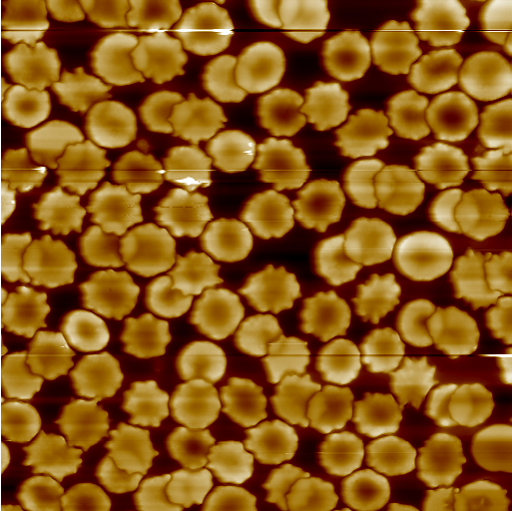
#> input picture python/project(CS)/erythrocyte/unhealth11.bmp, 512 x 511 px; its folder holds 6 pictures in this run
$ python bfs_all.py   (older library calls are emulated)
#> lines starting #> are read from the running program, lines starting #| are printed output that depends on the picture; after the words box and inside, x2 and y2 are one past the last pixel; in counts of white or black regions, pixels touching at a corner belong together; long printed decimals are rounded
### python/project(CS)/find.py
import cv2
import numpy as np
import matplotlib.pyplot as plt
from scipy.optimize import curve_fit as fit


#use to correct the center of the RBC
def find(onebit,original_center):

    #declare new center=================
    new_center=[]
    for i in range(2):
        new_center.append(original_center[i])
    #===================================
    dire=[1,-1]

    #correct horizontal position
    r_biggest=0
    r_temp=0
    i=0 #perpendicular index
    j=0 #horizonrtal index

    for k in range(2):
        while onebit[original_center[1]+i*dire[k],original_center[0]]==0:
            i+=1
        r_temp+=i
        i=0

    r_biggest=r_temp

    for w in range(2):
        while r_temp>0:
            r_temp=0
            j+=dire[w]

            for k in range(2):
                while onebit[original_center[1]+i*dire[k],original_center[0]+j]==0:
                    i+=1
                r_temp+=i
                i=0

            if r_temp>r_biggest:
                new_center[0]=original_center[0]+j
                r_biggest=r_temp

        r_temp=r_biggest

    #correct perpendicular position
    r_biggest=0
    r_temp=0
    i=0 #horizonrtal index
    j=0 #perpendicular index

    #correct horizontal position
    for k in range(2):
        while onebit[original_center[1],original_center[0]+i*dire[k]]==0:
            i+=1
        r_temp+=i
        i=0

    r_biggest=r_temp

    for w in range(2):
        while r_temp>0:
            r_temp=0
            j+=dire[w]

            for k in range(2):
                while onebit[original_center[1]+j,original_center[0]+i*dire[k]]==0:
                    i+=1
                r_temp+=i
                i=0

            if r_temp>r_biggest:
                new_center[1]=original_center[1]+j
                r_biggest=r_temp

        r_temp=r_biggest

    return new_center

def take_line(gray,center):
    ly=len(gray) #length of colum
    lx=len(gray[0]) #length of row

    line=[]
    centers=[int(center[0]),int(center[1])]

    #row line====================================
    row=[]
    for i in range(lx):
        row.append(int(gray[center[1]][i]))

    #colum line====================================
    colum=[]
    for i in range(ly):
        colum.append(int(gray[i][center[0]]))

    #slash line of positive slope====================================
    slope_p=[]
    temp_center=[]
    if center[0]<center[1]:
        c=center[0]
    else:
        c=center[1]

    centers.append(c)
    for i in range(2):
        temp_center.append(center[i]-c)

    while temp_center[0]<lx-1 and temp_center[1]<ly-1:
        slope_p.append(gray[temp_center[1]][temp_center[0]])
        for i in range(2):
            temp_center[i]+=1

    #slash line of negative slope====================================
    slope_n=[]

    for i in range(2):
        temp_center[i]=center[i]

    count=0
    while temp_center[0]>0 and temp_center[1]<ly-1:
        temp_center[0]-=1
        temp_center[1]+=1
        count+=1
    centers.append(count)

    while temp_center[0]<lx-1 and temp_center[1]>0:
        slope_n.append(gray[temp_center[1]][temp_center[0]])

        temp_center[0]+=1
        temp_center[1]-=1

    line.append(row)
    line.append(colum)
    line.append(slope_p)
    line.append(slope_n)

    return line,centers

def trace(line_data,center,check=False):

    xx=np.array([i/100000 for i in range(len(line_data))])

    def fun(x,a,b,c,d,e,f,g,h,i):

        return i*x**8+h*x**7+g*x**6+f*x**5+a*x**4+b*x**3+c*x**2+d*x**1+e

    #32 c r 差

    base=20
    d=1

    #fitting right hand========================================
    end=center+base+d+1
    aa=fit(fun,xx[center:end],np.array(line_data[center:end]))[0]

    while fun(xx[end-1],aa[0],aa[1],aa[2],aa[3],aa[4],aa[5],aa[6],aa[7],aa[8])>fun(xx[end-2],aa[0],aa[1],aa[2],aa[3],aa[4],aa[5],aa[6],aa[7],aa[8]):
        end+=d
        aa=fit(fun,xx[center:end],np.array(line_data[center:end]))[0]
        #plt.plot(xx[center:center+int(len(line_data)*(base+n*rate))],fun(xx[center:center+int(len(line_data)*(base+n*rate))],aa[0],aa[1],aa[2],aa[3],aa[4],aa[5],aa[6],aa[7],aa[8]))

    r=end-1
    tem=r
    big=line_data[r]
    for i in range(center,r):
        if line_data[i]>big:
            big=line_data[i]
            tem=i

    r=tem
    #fitting left hand===========================================
    start=center-(base+d)
    aa=fit(fun,xx[start:center+1],np.array(line_data[start:center+1]))[0]

    while fun(xx[start],aa[0],aa[1],aa[2],aa[3],aa[4],aa[5],aa[6],aa[7],aa[8])>fun(xx[start+1],aa[0],aa[1],aa[2],aa[3],aa[4],aa[5],aa[6],aa[7],aa[8]):
        start-=d
        aa=fit(fun,xx[start:center+1],np.array(line_data[start:center+1]))[0]
        #plt.plot(xx[center-int(len(line_data)*(base+n*rate)):center],fun(xx[center-int(len(line_data)*(base+n*rate)):center],aa[0],aa[1],aa[2],aa[3],aa[4],aa[5],aa[6],aa[7],aa[8]))
        #plt.show()

    l=start
    tem=l
    big=line_data[l]

    for i in range(l+1,center+1):
        if line_data[i]>big:
            big=line_data[i]
            tem=i
    l=tem

    if check:
        plt.plot(xx,line_data)
        plt.scatter(xx[center],line_data[center])
        plt.scatter(xx[l],line_data[l])
        plt.scatter(xx[r],line_data[r])
        plt.show()

    return l,center,r

# [16 lines left out: function Circle, not called in this run]


# [44 lines that do not run on import are left out]

### python/project(CS)/bfs_all.py
import cv2
import numpy as np
import matplotlib.pyplot as plt
from find import find, trace, take_line


def showCV(title,image):
    return
    # cv2.imshow(title,image)
    # cv2.waitKey()
    # cv2.destroyAllWindows()

def reset_graph(boolean_graph,m,n):
    for i in range(m):
        for j in range(n):
            boolean_graph[i][j]=False
    return boolean_graph

def radius(path, file, Rrange, thresh, length):
#> called with path = './erythrocyte/', file = 'unhealth11.bmp', thresh = 50, length = 80
    rgb=cv2.imread(path+file)
#> rgb is the input picture: shape (511, 512, 3); mean B, G, R 23.9, 86.7, 135.7
    todraw=cv2.imread(path+file)
    todraw2=cv2.imread(path+file)
    Ogray=cv2.imread(path+file,0)
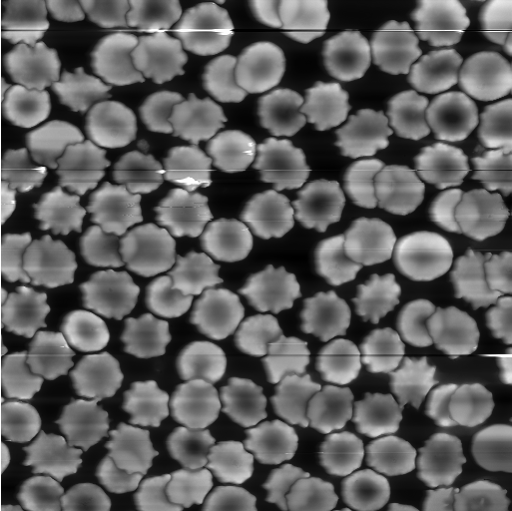
#> Ogray: shape (511, 512); min 0, max 255, mean 94.2
    gray=cv2.imread(path+file,0)
    Pixellength = length/len(gray[0])
#> Pixellength = 0.156
    #=================================================
    m=len(gray)
#> m = 511
    n=len(gray[0])
#> n = 512
    stack=[]
    mark=[]
    onebit=[]

    for i in range(m):
        mark.append([])
        onebit.append([])
        for j in range(n):
            mark[i].append(False)
            onebit[i].append(255)
    onebit=np.array(onebit,np.uint8)

    mu=[[1,0],[0,1],[-1,0],[0,-1]]
    ll=[m,n,m,n]
#> ll = [511, 512, 511, 512]
    start=[[0,0],[0,0],[m-1,n-1],[m-1,n-1]]
#> start = [[0, 0], [0, 0], [510, 511], [510, 511]]
    dfir=[[1,0],[-1,0],[0,1],[0,-1],[1,1],[-1,1],[1,-1],[-1,-1]]
    dirac=[[1,0],[0,1],[1,1],[1,-1]]

    #showCV("pp",onebit)
    #bfs=============================
    #together
    '''
    for p in range(4):
        a=start[p][0]
        b=start[p][1]
        for h in range(ll[p]-1):

            a+=mu[p][0]
            b+=mu[p][1]
            if mark[a][b]:
                pass

            elif gray[a][b]<=thresh:
                mark[a][b]=True
                stack.append([a,b])
                while len(stack)>0:
                    val=stack.pop(0)
                    i=val[0]
                    j=val[1]

                    if gray[i][j]<thresh:
                        onebit[i][j]=0
                        gray[i][j]=0
                        for k in range(4):
                            ii=i+dfir[k][1]
                            jj=j+dfir[k][0]
                            if ii<m and jj<n and ii>-1 and jj>-1:
                                if mark[ii][jj]==False:
                                    mark[ii][jj]=True
                                    stack.append([ii,jj])
                    else:
                        mark[i][j]=False
                #showCV("pp",onebit)

            else:
                mark[a][b]=True
                stack.append([a,b])
                while len(stack)>0:
                    val=stack.pop(0)
                    i=val[0]
                    j=val[1]

                    if gray[i][j]>=thresh:
                        onebit[i][j]=0
                        gray[i][j]=0
                        for k in range(4):
                            ii=i+dfir[k][1]
                            jj=j+dfir[k][0]
                            if ii<m and jj<n and ii>-1 and jj>-1:
                                if mark[ii][jj]==False:
                                    mark[ii][jj]=True
                                    stack.append([ii,jj])
                    else:
                        mark[i][j]=False
                #showCV("pp",onebit)
    '''

    for p in range(4):
        a=start[p][0]
        b=start[p][1]
        for h in range(ll[p]-1):

            a+=mu[p][0]
            b+=mu[p][1]
            if mark[a][b]:
                pass

            elif gray[a][b]<thresh:
                mark[a][b]=True
                stack.append([a,b])
                while len(stack)>0:
                    val=stack.pop(0)
                    i=val[0]
                    j=val[1]

                    if gray[i][j]<thresh:
                        onebit[i][j]=0
                        gray[i][j]=0
                        for k in range(4):
                            ii=i+dfir[k][1]
                            jj=j+dfir[k][0]
                            if ii<m and jj<n and ii>-1 and jj>-1:
                                if mark[ii][jj]==False:
                                    mark[ii][jj]=True
                                    stack.append([ii,jj])
                    else:
                        mark[i][j]=False
#> this loop made 4 passes
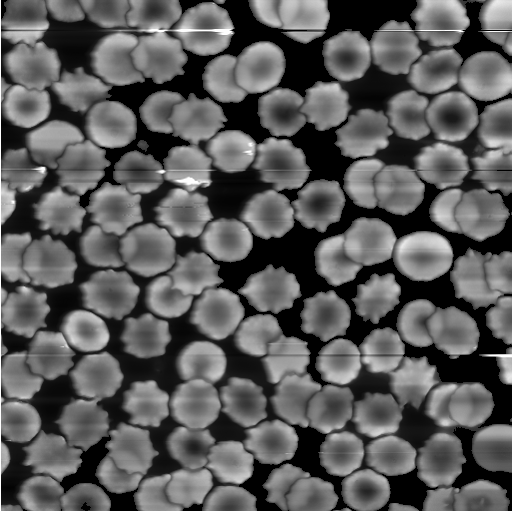
#> gray: shape (511, 512); 14.85% of pixels changed, all inside (x1, y1, x2, y2) = (1, 0, 512, 511)
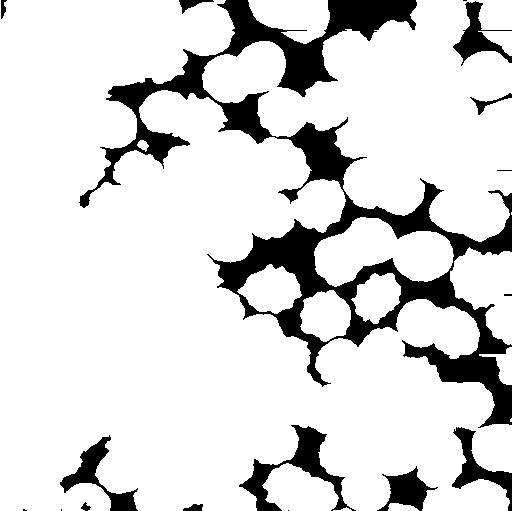
#> onebit: shape (511, 512); 85.1% white; 17 black regions (6 under 20 px), largest, box (x1, y1, x2, y2) and area: (79, 0, 512, 428) 30537, (239, 425, 356, 511) 2487, (60, 435, 138, 511) 1547
#> after the loop, mark = 511 items; stack = []
    reset_graph(mark,m,n)
#> after the loop in reset_graph, `for i in range(m):`: boolean_graph = 511 items
    showCV("pp",onebit)
    #showCV("pp",gray)

    for p in range(4):
        a=start[p][0]
        b=start[p][1]
        for h in range(ll[p]-1):

            a+=mu[p][0]
            b+=mu[p][1]
            if mark[a][b]:
                pass
            elif onebit[a][b]==255:
                mark[a][b]=True
                stack.append([a,b])
                while len(stack)>0:
                    val=stack.pop(0)
                    i=val[0]
                    j=val[1]

                    if onebit[i][j]==255:
                        onebit[i][j]=0
                        gray[i][j]=0
                        for k in range(4):
                            ii=i+dfir[k][1]
                            jj=j+dfir[k][0]
                            if ii<m and jj<n and ii>-1 and jj>-1:
                                if mark[ii][jj]==False:
                                    mark[ii][jj]=True
                                    stack.append([ii,jj])
                    else:
                        mark[i][j]=False
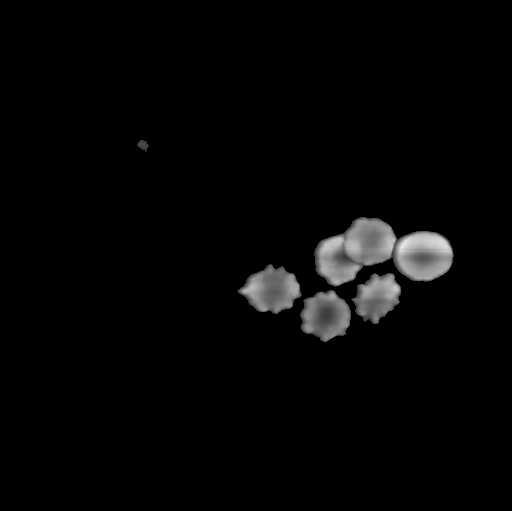
#> gray: shape (511, 512); min 0, max 231, mean 5.8
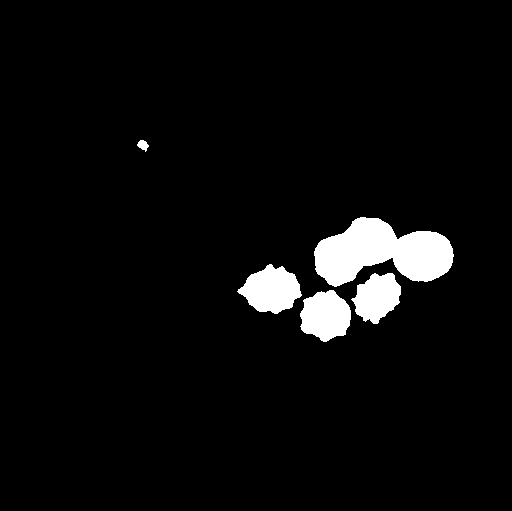
#> onebit: shape (511, 512); 4.6% white; 5 white regions, box (x1, y1, x2, y2) and area: (314, 217, 454, 287) 6117, (237, 264, 302, 314) 2080, (300, 290, 351, 342) 1955, (351, 273, 401, 324) 1697, (137, 140, 149, 152) 86

    showCV("p",onebit)

    for i in range(m):
        for j in range(n):
            if gray[i][j]<thresh:
                break
        if i!=n-1:
            break

    stack.append([i,j])
    mark[i][j]=True

    while len(stack)>0:
        val=stack.pop(0)
        i=val[0]
        j=val[1]
        if gray[i][j]<thresh:
            onebit[i][j]=0
            for k in range(4):
                ii=i+dfir[k][1]
                jj=j+dfir[k][0]
                if ii<m and jj<n and ii>-1 and jj>-1:
                    if mark[ii][jj]==False:
                        mark[ii][jj]=True
                        stack.append([ii,jj])
#> this loop made 71 passes
#> (i, j) on passes 1 to 12: (0, 0), (0, 1), (0, 2), (1, 1), (0, 3), (1, 2), (2, 1), (0, 4), (1, 3), (2, 2), (3, 1), (0, 5)

    mark = reset_graph(mark,m,n)

    #onebit=cv2.inRange(gray, 10, 255)
    #onebit=np.load("dfs_onebit.npy")

    #出edges圖==================================

    showCV('yyo',onebit)
    for p in range(4):
        a=start[p][0]
        b=start[p][1]
        for h in range(ll[p]-1):
            a+=mu[p][0]
            b+=mu[p][1]
            if onebit[a][b]==255:
                mark[a][b]=True
                stack.append([a,b])

            while len(stack)>0:
                val=stack.pop(0)
                i=val[0]
                j=val[1]

                if onebit[i][j]==255:
                    onebit[i][j]=0
                    gray[i][j]=0
                    for k in range(4):
                        ii=i+dfir[k][1]
                        jj=j+dfir[k][0]
                        if ii<m and jj<n and ii>-1 and jj>-1:
                            if mark[ii][jj]==False:
                                mark[ii][jj]=True
                                stack.append([ii,jj])

    reset_graph(mark,m,n)
    # [10 lines of commented-out code are left out]
    R = []
    inRadius=[]
    outRadius=[]
    yn=True

    while yn==True:
        one_blood_gray=np.zeros((m,n),np.uint8)
        one_blood_onebit=np.zeros((m,n),np.uint8)

        blood=[]
        yn=False
        for i in range(m):
            for j in range(n):
                if onebit[i][j]==255:
                    yn=True
                    break
            if j!=n-1:
                break
        stack.append([i,j])
        mark[i][j]=True

        while len(stack)>0:
            val=stack.pop(0)
            i=val[0]
            j=val[1]
            if onebit[i][j]==255:
                one_blood_onebit[i][j]=255
                one_blood_gray[i][j]=gray[i][j]
                gray[i][j]=0
                onebit[i][j]=0

                blood.append([i,j])
                for k in range(4):
                    ii=i+dfir[k][1]
                    jj=j+dfir[k][0]
                    if ii<m and jj<n and ii>-1 and jj>-1:
                        if mark[ii][jj]==False:
                            mark[ii][jj]=True
                            stack.append([ii,jj])

        reset_graph(mark,m,n)

        #showCV("pp",one_blood_gray)

        #算整顆平均值，轉onebit邊圖==============================
        #edges=np.load("edges.npy")
        #showCV("pp",edges)
        try:
            s=0
            for i in blood:
                s+=one_blood_gray[i[0]][i[1]]
            #print(blood)
            s/=len(blood)
            #print(s)
            one_blood_onebit=cv2.inRange(one_blood_gray,s-15,s+15)

            #===========================================

            #定位圓心======================================
            center=[]
            circles = cv2.HoughCircles(one_blood_onebit,cv2.HOUGH_GRADIENT,1,1000,param1=10,param2=1,minRadius=Rrange[0],maxRadius=Rrange[1])
            circles = np.uint16(np.around(circles))


            for i in circles[0,:]:
                #rad = (i[0],i[1],i[2],(0,255,0),2)
                center.append([i[0],i[1]])

                #cv2.circle(onebit,(i[0],i[1]),i[2],125,2) # draw the outer circle
                #cv2.circle(onebit,(i[0],i[1]),2,125,3) # draw the center of the circle


            xx=circles[0][0]

            xx=xx[0:2]
            #print(xx)


            #cv2.circle(onebit,(xx[0],xx[1]),2,255,3)
            #showCV("pp",onebit)

            xx=find(one_blood_onebit,xx)
            lines,centerI=take_line(one_blood_gray,xx)
            l,c,r=trace(lines[0],centerI[0])

            #print(l,c,r)

            val=(float(one_blood_gray[xx[1]][c])+float(one_blood_gray[xx[1]][r])+float(one_blood_gray[xx[1]][c])+float(one_blood_gray[xx[1]][l]))/4
            #print(val)
            #=================================================

            one_blood_onebit=cv2.inRange(one_blood_gray,val,255)
            #showCV("pp",one_blood_onebit)

            edge=cv2.Canny(one_blood_onebit, 1,1 )

            i=xx[1]
            while edge[i][xx[0]]==0:
                i+=1

            stack.append([i,xx[0]])
            mark[i][xx[0]]==True
            ed=[]

            #cv2.circle(edges,(xx[0],i),2,255,3)
            #showCV("pp",edge)

            while len(stack)>0:
                val=stack.pop(0)
                i=val[0]
                j=val[1]
                if edge[i][j]==255:
                    ed.append([i,j])

                    for k in range(8):
                        ii=i+dfir[k][1]
                        jj=j+dfir[k][0]
                        if ii<m and jj<n and ii>-1 and jj>-1:
                            if mark[ii][jj]==False:
                                mark[ii][jj]=True
                                stack.append([ii,jj])
            reset_graph(mark,m,n)

            #print(ed)
            dim = 10

            in_r=[]

            for k in range(dim):
                tmp = 0
                for t in range(len(ed)//dim):
                    i=int(ed[k*(len(ed)//dim)+t][0])-int(xx[1])
                    j=int(ed[k*(len(ed)//dim)+t][1])-int(xx[0])
                    tmp+=(i**2+j**2)**0.5
                in_r.append(tmp*Pixellength/(len(ed)//dim))

            #in_r/=len(ed)
            #in_r*=Pixellength
            inRadius.append(in_r)
            print(in_r)

            #out_radius===================
            val=(float(one_blood_gray[xx[1]][r])+float(one_blood_gray[xx[1]][c])+thresh*2)/4

            one_blood_onebit=cv2.inRange(one_blood_gray,val,255)
            edge=cv2.Canny(one_blood_onebit, 1,1 )

            i=0
            while edge[i][xx[0]]==0:
                i+=1

            #showCV("pp",edge)

            stack.append([i,xx[0]])
            mark[i][xx[0]]==True
            ed=[]


            while len(stack)>0:
                val=stack.pop(0)
                i=val[0]
                j=val[1]
                if edge[i][j]==255:
                    ed.append([i,j])

                    for k in range(8):
                        ii=i+dfir[k][1]
                        jj=j+dfir[k][0]
                        if ii<m and jj<n and ii>-1 and jj>-1:
                            if mark[ii][jj]==False:
                                mark[ii][jj]=True
                                stack.append([ii,jj])
            reset_graph(mark,m,n)

            out_r=[]

            for k in range(dim):
                tmp = 0
                for t in range(len(ed)//dim):
                    i=int(ed[k*(len(ed)//dim)+t][0])-int(xx[1])
                    j=int(ed[k*(len(ed)//dim)+t][1])-int(xx[0])
                    tmp+=(i**2+j**2)**0.5
                out_r.append(tmp*Pixellength/(len(ed)//dim))

            #out_r/=len(ed)
            #out_r*=Pixellength

            outRadius.append(out_r)

            print(out_r)
            R.append(in_r + out_r)
            #print(len(in_r + out_r))
            showCV("p",onebit)
            #showCV("pp",one_blood_onebit)

        except:
            pass
#> gray: shape (511, 512); 4.56% of pixels changed, all inside (x1, y1, x2, y2) = (137, 140, 454, 342)
#> after the loop, R = [[1.22, 1.29, 1.44, 1.61, 1.74, 1.97, 1.86, 1.65, 1.23, 0.979, 4.16, 4.24, 4.43, 4.63, 4.38, 4.2, 3.73, 3.7, 4.05, 4.51], [2, 2.67, 2.75, 3.06, 2.7, 2.96, 3.2, 3.86, 3.6, 3.58, 4.05, 3.97, 3.87, 4.01, 3.8, 3.76, 3.76, 3.88, 3.4, 3.27]]; inRadius = [[1.22, 1.29, 1.44, 1.61, 1.74, 1.97, 1.86, 1.65, 1.23, 0.979], [2, 2.67, 2.75, 3.06, 2.7, 2.96, 3.2, 3.86, 3.6, 3.58]]; outRadius = [[4.16, 4.24, 4.43, 4.63, 4.38, 4.2, 3.73, 3.7, 4.05, 4.51], [4.05, 3.97, 3.87, 4.01, 3.8, 3.76, 3.76, 3.88, 3.4, 3.27]]
    #===================

    print(inRadius)
#| [[1.215, 1.291, 1.443, 1.610, 1.742, 1.970, 1.863, 1.649, 1.235, 0.9792], [2.001, 2.670, 2.754, 3.061, 2.701, 2.964, 3.195, 3.864, 3.600, 3.579]]
    print(outRadius)
#| [[4.163, 4.237, 4.429, 4.631, 4.384, 4.203, 3.730, 3.703, 4.050, 4.508], [4.048, 3.968, 3.868, 4.010, 3.799, 3.761, 3.758, 3.883, 3.403, 3.267]]
    return R

if __name__=="__main__":

    Rrange=[10,40]
    thresh=50
    length = 50
    length = 80


    #all kinds of images we need======================
    path="./erythrocyte/"
    file="bad1.bmp"
    file="health1.bmp"
    file="unhealth11.bmp"
    r = radius(path, file, Rrange, thresh, length)
#> r has the same summary as R in radius
    print("index : ",len(r)//2)
#| index :  1
